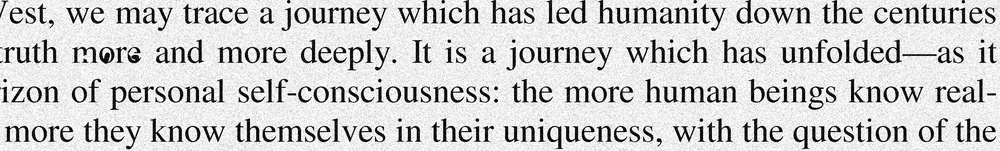
//> input picture visao-computacional/aula03/tmatch/bbox2.pgm, 1000 x 151 px, shrunk from 2920 x 440 before the run
$ ./match2d2   (built with g++ and OpenCV 4)
//> lines starting //> are read from the running program, lines starting //| are printed output that depends on the picture
### visao-computacional/aula03/tmatch/procimagem.h
//procimagem.h 2024
#include <opencv2/opencv.hpp>
#include <iostream>
#include <float.h>
using namespace std;
using namespace cv;

// [4 lines left out: function erro, not called in this run]

Mat_<float> filtro2d(Mat_<float> ent, Mat_<float> ker, int borderType=BORDER_DEFAULT)
{ Mat_<float> sai;
  filter2D(ent,sai,-1,ker,Point(-1,-1),0.0,borderType);
  return sai;
}

// [5 lines left out: function filtro2d, not called in this run]

Mat_<float> dcReject(Mat_<float> a) { // Elimina nivel DC (subtrai media)
  a=a-mean(a)[0];
  return a;
}

// [7 lines left out: function dcReject, not called in this run]

Mat_<float> somaAbsDois(Mat_<float> a) { // Faz somatoria absoluta da imagem dar dois
  double soma = sum(abs(a))[0]; a /= (soma/2.0);
  return a;
}

// [7 lines left out: function matchTemplateSame, not called in this run]

### visao-computacional/aula03/tmatch/match2d2.cpp
//match2d2.cpp 2024
#include "procimagem.h"
int main() {
  Mat_<float> a=imread("bbox2.pgm",0); a=a/255.0;
  Mat_<float> q=imread("letramore.pgm",0); q=q/255.0;
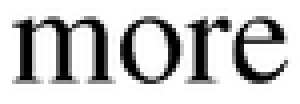
//> input picture visao-computacional/aula03/tmatch/letramore.pgm, 75 x 26 px, shrunk from 219 x 75 before the run (shown 4 times larger)
  q=somaAbsDois(dcReject(q));
//> in somaAbsDois, `double soma = sum(abs(a))[0]`: soma = 577.8
  Mat_<float> p=filtro2d(a,q);
//> in filtro2d, `filter2D(ent,sai,-1,ker,Point(-1,-1),0.0,borderType);`:
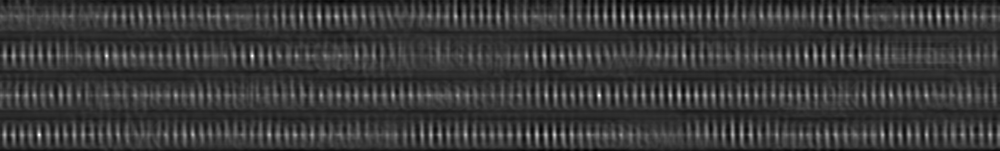
//> sai: 151 rows x 1000 cols, CV_32FC1; min -0.219, max 0.744, mean -0.000432; drawn with min black and max white
  imwrite("correlacao2.png",255*p);
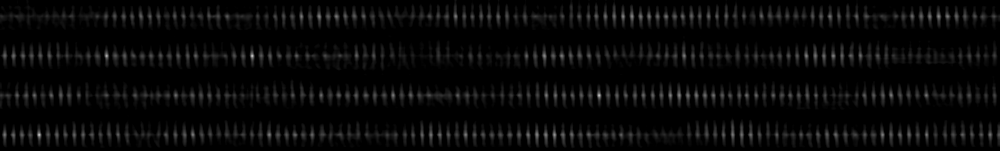
//> saved as correlacao2.png: 151 rows x 1000 cols, CV_8UC1; min 0, max 190, mean 8.2

  Mat_<Vec3f> d;
  cvtColor(a,d,COLOR_GRAY2BGR); // OpenCV4
  for (int l=0; l<a.rows; l++)
    for (int c=0; c<a.cols; c++)
      if (p(l,c)>0.7)
        rectangle(d,Point(c-109,l-38),Point(c+109,l+38),Scalar(0,0,1),3);
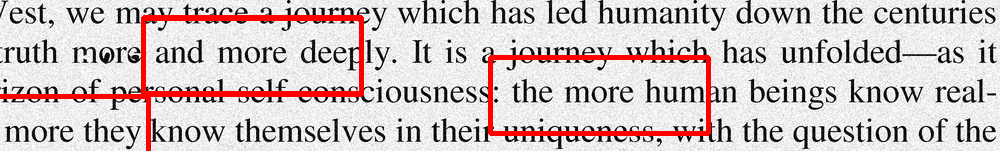
//> d: 151 rows x 1000 cols, CV_32FC3; mean B, G, R 0.775, 0.775, 0.823
  imwrite("ocorrencia2.png",255*d);
}
